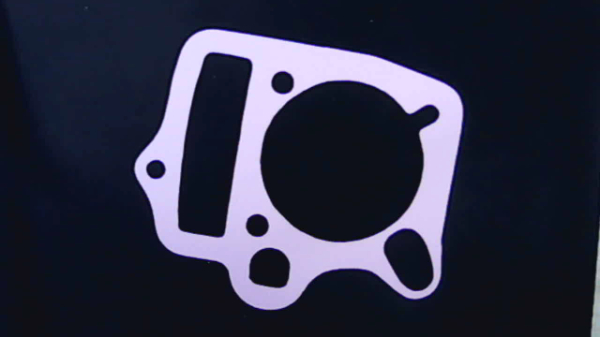
#> input picture detecterror-v2/src/input/error2.jpg, 600 x 337 px
$ python test.py   (older library calls are emulated)
#> lines starting #> are read from the running program, lines starting #| are printed output that depends on the picture; after the words box and inside, x2 and y2 are one past the last pixel; in counts of white or black regions, pixels touching at a corner belong together
#> in test_handle_detect, img is the input picture: shape (337, 600, 3); mean B, G, R 67.9, 49, 47.4
### detecterror-v2/src/handle_request.py
import cv2
from skimage.measure import compare_ssim
import numpy as np

from translations import (highlight_contours, background_subtraction,
                          rotation_react_90, find_contours, resize_image, convert_image_to_thresh, crop_image_by_max_area)
from detects import is_error1, is_error2
from possible import Possible


# [51 lines left out: functions handle_background, handle_example_image, not called in this run]


def handle_detect(img):
    # step1: background subtraction
    # convert images to gray
    gray = cv2.cvtColor(img, cv2.COLOR_BGR2GRAY)
    thresh = highlight_contours(gray)
    # background_img = cv2.imread("input/background.png")
    # diff = background_subtraction(background_img, gray)

    # step2: rotation image
    rotation_img = rotation_react_90(thresh)
    rotation_img = highlight_contours(rotation_img)
    contour_img, possibles, index_max_area = find_contours(rotation_img)

    # step3: check error1
    error1 = is_error1(possibles)
    if error1:
        retusult = {
            "type": "error1"
        }
        return retusult

    # step4: check error2
    max_area = possibles[index_max_area]
    error2 = is_error2(max_area.roi)
    cv2.imwrite("output/max_area.png", max_area.roi)
    # cv2.imwrite("output/contour_img.png", contour_img)
    return None

### detecterror-v2/src/translations.py
import cv2
import numpy as np

from possible import Possible


# [7 lines left out: function convert_image_to_thresh, not called in this run]


def resize_image(img_pattern, img):
    height = img_pattern.shape[0]
    width = img_pattern.shape[1]
    # height, width = img_pattern.shape
    dim = (width, height)
    resized = cv2.resize(img, dim, interpolation=cv2.INTER_AREA)
    return resized


# [28 lines left out: function crop_image_by_max_area, not called in this run]


def highlight_contours(gray):
    gray = cv2.GaussianBlur(gray, (11, 11), 0)
    edge = cv2.Canny(gray, 100, 200)
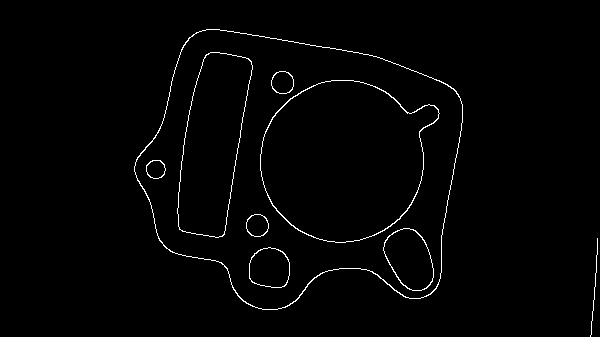
#> edge: shape (337, 600); 1.4% white in thin lines or dots, all inside (x1, y1, x2, y2) = (134, 29, 598, 337)
    contours, _ = cv2.findContours(edge.copy(), 1, 1)
#> contours = 17 contours, 1 with area under 20; largest, box (x1, y1, x2, y2) and area: (134, 29, 463, 310) 67999, (134, 29, 463, 310) 67840, (260, 80, 440, 243) 21244, (260, 80, 440, 243) 21084, (177, 52, 253, 238) 9363

    # highlight contours
    cv2.drawContours(gray, contours, -1, [0, 255, 0], 2)
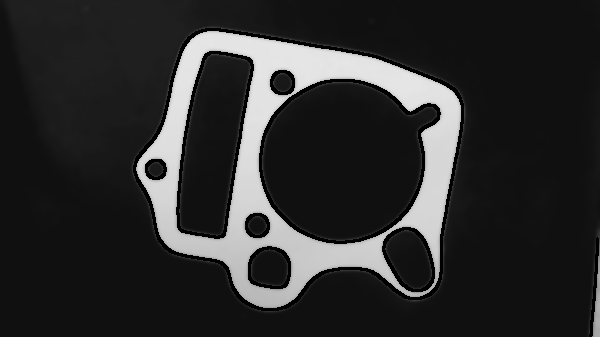
#> gray: shape (337, 600); min 0, max 229, mean 45.3
    gray = cv2.bitwise_not(gray)
    thresh = cv2.threshold(
        gray, 0, 255, cv2.THRESH_BINARY | cv2.THRESH_OTSU)[1]
#> thresh: shape (337, 600); 85.9% white; 2 black regions, box (x1, y1, x2, y2) and area: (136, 31, 461, 308) 28242, (592, 252, 600, 337) 355
    return thresh


def find_contours(thresh):
    contours, hierarchy = cv2.findContours(
        thresh, cv2.RETR_LIST, cv2.CHAIN_APPROX_SIMPLE)
    height, width = thresh.shape
    img_contours = np.zeros((height, width, 3), dtype=np.uint8)
    cv2.drawContours(img_contours, contours, -1, (0, 255, 0), 2)
    possibles = []
    index_max_area = -1
    max_area = -1
    for i in range(0, len(contours)):
        possible = Possible(contours[i])
        h = possible.bounding_react_height
        w = possible.bounding_react_with
        x = possible.bounding_react_x
        y = possible.bounding_react_y
        roi = img_contours[y:y+h, x:x+w]
        possible.roi = roi
        possibles.append(possible)
        if max_area < possible.bounding_react_area:
            index_max_area = i
        cv2.imwrite("output/" + str(i)+".png", roi)
    # print("Len contours:", str(len(contours)))
    return img_contours, possibles, index_max_area

# def processing_images(img):
#         # convert to
#     gray = cv2.cvtColor(img, cv2.COLOR_BGR2GRAY)
#     return thresh


# [8 lines left out: function background_subtraction, not called in this run]


def rotation_react_90(thresh):
    # coords
    coords = np.column_stack(np.where(thresh == 0))
#> coords = 28597 pairs, first value 31 to 336, second value 136 to 599
    rect = cv2.minAreaRect(coords)
#> rect = ((191.6, 377.5), (265.3, 484.5), -9.46)
    angle = rect[-1]
#> angle = -9.46
    size = rect[1]
#> size = (265.3, 484.5)
    height_rect, width_rect = size
#> height_rect = 265.3; width_rect = 484.5
    if angle < -45:
        angle = -(90 + angle)
    else:
        angle = -angle
#> angle = 9.46
    (h, w) = thresh.shape[:2]
#> h = 337; w = 600
    center = (w//2, h//2)
#> center = (300, 168)
    M = cv2.getRotationMatrix2D(center, angle, 1.0)
#> M = [[0.986, 0.164, -23.54], [-0.164, 0.986, 51.61]]
    rotated = cv2.warpAffine(
        thresh, M, (w, h), flags=cv2.INTER_CUBIC, borderMode=cv2.BORDER_REPLICATE)
    return rotated

### detecterror-v2/src/possible.py
import math
import cv2


class Possible:
    def __init__(self, cntr):
        self.contour = cntr
        self.bounding_react = cv2.boundingRect(self.contour)

        # length edge
        self.peri = cv2.arcLength(cntr, True)
        [x, y, w, h] = self.bounding_react
        self.bounding_react_x = x
        self.bounding_react_y = y
        self.bounding_react_with = w
        self.bounding_react_height = h

        self.bounding_react_area = w*h
        self.center_x = (x+x+w)/2
        self.center_y = (y+y+h)/2
        self.diagonal_size = math.sqrt((w**2)+(h**2))
        self.aspect_ratio = float(w/h)
        # reactangle to shape basic
        self.approx = cv2.approxPolyDP(cntr, 0.04 * self.peri, True)

### detecterror-v2/src/detects.py
import cv2
import numpy as np

from translations import resize_image, find_contours, highlight_contours
from possible import Possible

# error1: loss circle


def is_error1(possibles):
    if len(possibles) == 8:
        return False
    return True


# error2: translate circle
def is_error2(img):
    img_pattern = cv2.imread("pattern/example.png")
    # resize images
    img = resize_image(img_pattern, img)

    hsv = cv2.cvtColor(img, cv2.COLOR_BGR2HSV)

    hue, saturation, value = cv2.split(hsv)
    # cv2.imwrite("output/hsv.png", value)

    # find contours
    # gray_pattern = cv2.cvtColor(img_pattern, cv2.COLOR_BGR2GRAY)

    contours, hierarchy = cv2.findContours(
        value, cv2.RETR_LIST, cv2.CHAIN_APPROX_SIMPLE)
    height, width = value.shape
    img_contours = np.zeros((height, width, 3), dtype=np.uint8)
    cv2.drawContours(img_contours, contours, -1, (0, 255, 0), 2)
    for i in range(0, len(contours)):
        possible = Possible(contours[i])
        h = possible.bounding_react_height
        w = possible.bounding_react_with
        x = possible.bounding_react_x
        y = possible.bounding_react_y
        roi = img_contours[y:y+h, x:x+w]
        possible.roi = roi
        # possibles.append(possible)
        cv2.imwrite("output/roi" + str(i)+".png", roi)
    # _, pattern_possibles, _ = find_contours(value)
    print(str(len(contours)))
    # [20 lines of commented-out code are left out]
    return True

### detecterror-v2/src/test.py
import cv2

from translations import background_subtraction
from handle_request import handle_example_image, handle_background, handle_detect


def test_background_subtracttions():
    background_input_img = "output/resize.png"
    input_img = "output/227.png"

    background_img = cv2.imread(background_input_img)
    # background_img = processing_images(background_img)

    img = cv2.imread(input_img)
    # img = processing_images(img)

    diff = background_subtraction(background_img, img)
    cv2.imwrite("output/diff.png", diff)


def resize_image():
    pattern_img = cv2.imread("output/227.png")
    resize_img = cv2.imread("output/6.png")
    height, width, channels = pattern_img.shape
    dim = (width, height)
    resized = cv2.resize(resize_img, dim, interpolation=cv2.INTER_AREA)
    cv2.imwrite("output/resize.png", resized)


def test_handle_example_image():
    img = cv2.imread("input/good.jpg")
    example_img = handle_example_image(img)
    cv2.imwrite("pattern/example.png", example_img)


def test_handle_background():
    img = cv2.imread("input/background.jpg")
    background = handle_background(img)
    cv2.imwrite("pattern/background.png", background)


def test_handle_detect():
    # img = cv2.imread("input/error2_3.jpg")
    # img = cv2.imread("input/error1_1.jpg")
    img = cv2.imread("input/error2.jpg")
    detect = handle_detect(img)
#> in highlight_contours (call 2), `edge = cv2.Canny(gray, 100, 200)`:
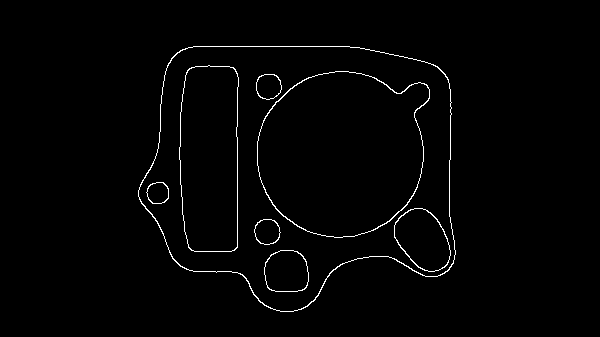
#> edge: shape (337, 600); 1.4% white in thin lines or dots, all inside (x1, y1, x2, y2) = (138, 46, 456, 312)
#> in highlight_contours (call 2), `contours, _ = cv2.findContours(edge.copy(), 1, 1)`: contours = 16 contours; largest, box (x1, y1, x2, y2) and area: (138, 46, 456, 312) 66178, (138, 46, 456, 312) 66012, (257, 71, 430, 238) 22256, (257, 71, 430, 238) 22106, (179, 65, 239, 252) 10106
#> in highlight_contours (call 2), `cv2.drawContours(gray, contours, -1, [0, 255, 0], 2)`:
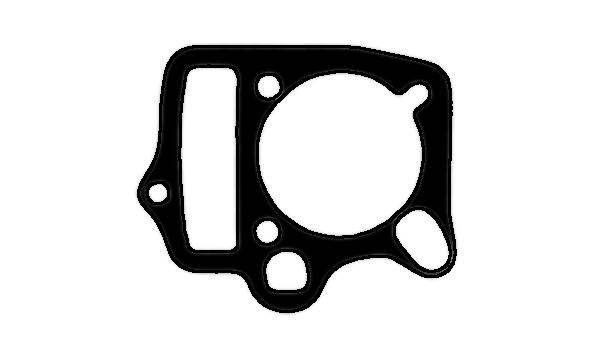
#> gray: shape (337, 600); min 0, max 255, mean 213.6
#> in highlight_contours (call 2), `thresh = cv2.threshold( gray, 0, 255, cv2.THRESH_BINARY | cv2.THRESH_O..`:
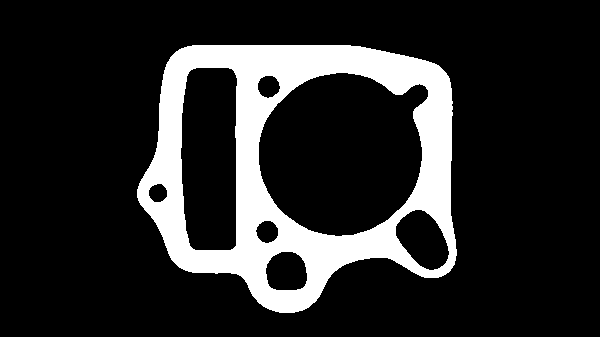
#> thresh: shape (337, 600); 16.3% white; 1 white region
#> in find_contours, `contours, hierarchy = cv2.findContours( thresh, cv2.RETR_LIST, cv2.CHA..`: contours = 8 contours; box (x1, y1, x2, y2) and area: (137, 45, 457, 313) 67396, (258, 72, 429, 237) 21394, (180, 67, 238, 251) 9602, (395, 209, 450, 271) 2210, (265, 251, 308, 291) 1366, (257, 75, 281, 99) 401, (255, 220, 279, 244) 400, (148, 183, 168, 203) 281
#> in find_contours, `cv2.drawContours(img_contours, contours, -1, (0, 255, 0), 2)`:
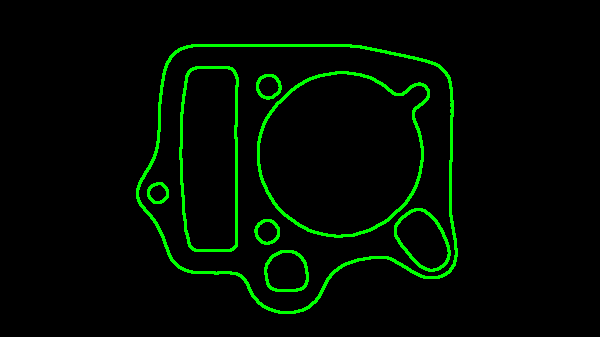
#> img_contours: shape (337, 600, 3); mean of channels 0, 1, 2 0, 10.7, 0; drawn as B, G, R
#> the loop in find_contours, `for i in range(0, len(contours)):` made 8 passes
#> (x, y, w, h) on pass 7: (180, 67, 58, 184)
#> (x, y, w, h) on passes 1 to 6: (265, 251, 43, 40), (255, 220, 24, 24), (395, 209, 55, 62), (148, 183, 20, 20), (257, 75, 24, 24), (258, 72, 171, 165)
#> pass 3, in find_contours, `roi = img_contours[y:y+h, x:x+w]`:
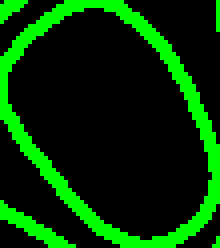
#> roi: shape (62, 55, 3) (shown 4 times larger); mean of channels 0, 1, 2 0, 50.9, 0; drawn as B, G, R
#> after the loop in find_contours, `for i in range(0, len(contours)):`: possibles = 8 items
#> in handle_detect, `contour_img, possibles, index_max_area = find_contours(rotation_img)`: index_max_area = 7
#> in handle_detect, `error1 = is_error1(possibles)`: error1 = False
    print("Result detect: ", detect)


# [4 lines of commented-out code are left out]
#> (the run stopped early here; a loop or call above may not have finished)

$ run again, with detecterror-v2/src/input/error1_1.jpg copied over detecterror-v2/src/input/error2.jpg
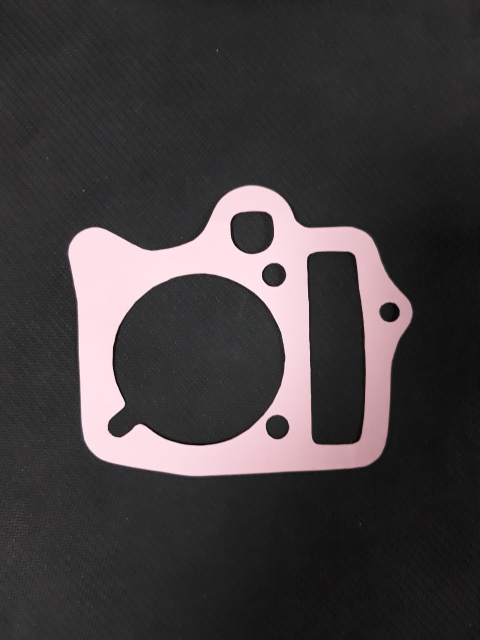
#> input picture detecterror-v2/src/input/error1_1.jpg, 960 x 1280 px (shown at 1/2 size)
#> in test_handle_detect, img is the input picture: shape (1280, 960, 3); mean B, G, R 61.9, 60.5, 65.2
#> in highlight_contours, `edge = cv2.Canny(gray, 100, 200)`:
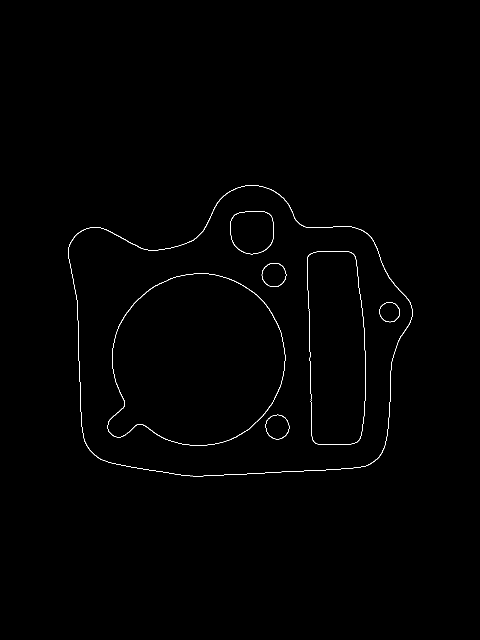
#> edge: shape (1280, 960) (shown at 1/2 size); 0.45% white in thin lines or dots, all inside (x1, y1, x2, y2) = (136, 370, 825, 953)
#> in highlight_contours, `contours, _ = cv2.findContours(edge.copy(), 1, 1)`: contours = 14 contours; largest, box (x1, y1, x2, y2) and area: (136, 370, 825, 953) 308132, (136, 370, 825, 953) 307794, (215, 546, 571, 892) 95220, (215, 546, 571, 892) 94897, (614, 502, 732, 890) 40494
#> thresh: shape (1280, 960); 87.6% white; 1 black region, box (x1, y1, x2, y2) and area: (138, 372, 823, 951) 152473
#> coords = 152473 pairs, first value 372 to 950, second value 138 to 822
#> rect = ((660.5, 486), (676, 574.3), -86.42)
#> in rotation_react_90, `angle = rect[-1]`: angle = -86.42
#> size = (676, 574.3)
#> height_rect = 676; width_rect = 574.3
#> in rotation_react_90, `angle = -(90 + angle)`: angle = -3.58
#> M = [[0.998, -0.0624, 40.86], [0.0624, 0.998, -28.7]]
#> edge: shape (1280, 960); 0.46% white in thin lines or dots, all inside (x1, y1, x2, y2) = (146, 373, 824, 949)
#> in highlight_contours (call 2), `contours, _ = cv2.findContours(edge.copy(), 1, 1)`: contours = 14 contours; largest, box (x1, y1, x2, y2) and area: (146, 373, 824, 949) 304271, (146, 373, 824, 949) 303930, (201, 540, 568, 888) 97403, (201, 540, 568, 888) 97091, (607, 511, 729, 904) 41978
#> thresh: shape (1280, 960); 13.1% white; 1 white region
#> in find_contours, `contours, hierarchy = cv2.findContours( thresh, cv2.RETR_LIST, cv2.CHA..`: contours = 7 contours; box (x1, y1, x2, y2) and area: (145, 372, 825, 950) 306921, (202, 541, 567, 887) 95581, (608, 512, 728, 903) 40904, (471, 423, 560, 511) 6399, (528, 530, 579, 579) 1844, (517, 833, 566, 884) 1818, (758, 622, 801, 664) 1284
#> the loop in find_contours, `for i in range(0, len(contours)):` made 7 passes
#> (x, y, w, h) on pass 5: (608, 512, 120, 391)
#> pass 3, in find_contours, `roi = img_contours[y:y+h, x:x+w]`:
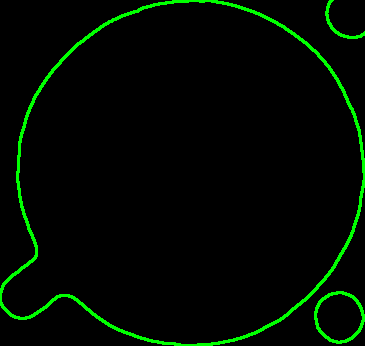
#> roi: shape (346, 365, 3); mean of channels 0, 1, 2 0, 9.6, 0; drawn as B, G, R
#> after the loop in find_contours, `for i in range(0, len(contours)):`: possibles = 7 items
#> in handle_detect, `contour_img, possibles, index_max_area = find_contours(rotation_img)`: index_max_area = 6
#> error1 = True
#> detect = {'type': 'error1'}
#| Result detect:  {'type': 'error1'}

$ run again, with detecterror-v2/output/2.png saved as detecterror-v2/src/input/error2.jpg
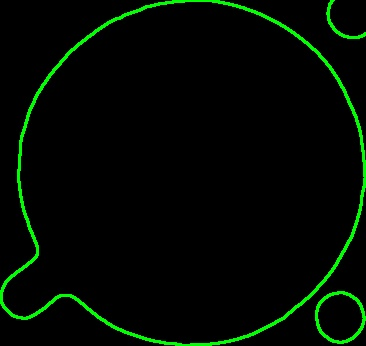
#> input picture detecterror-v2/output/2.png, 366 x 346 px
#> in test_handle_detect, img is the input picture: shape (346, 366, 3); mean B, G, R 1.5, 9.7, 1.4
#> in highlight_contours, `edge = cv2.Canny(gray, 100, 200)`:
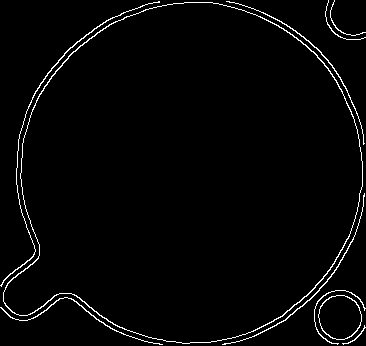
#> edge: shape (346, 366); 2.4% white in thin lines or dots
#> in highlight_contours, `contours, _ = cv2.findContours(edge.copy(), 1, 1)`: contours = 12 contours, 3 with area under 20; largest, box (x1, y1, x2, y2) and area: (3, 2, 363, 344) 92926, (3, 2, 363, 344) 92606, (318, 295, 362, 340) 1485, (318, 295, 362, 340) 1445, (0, 1, 160, 287) 108
#> thresh: shape (346, 366); 98.6% white; black in thin lines or dots
#> coords = 1774 pairs, first value 0 to 345, second value 0 to 365
#> rect = ((172.5, 182.5), (365, 345), -90)
#> in rotation_react_90, `angle = rect[-1]`: angle = -90
#> size = (365, 345)
#> height_rect = 365; width_rect = 345
#> in rotation_react_90, `angle = -(90 + angle)`: angle = 0
#> M = [[1, 0, 0], [0, 1, 0]]
#> edge: shape (346, 366); 2.4% white in thin lines or dots
#> in highlight_contours (call 2), `contours, _ = cv2.findContours(edge.copy(), 1, 1)`: contours = 18 contours, 8 with area under 20; largest, box (x1, y1, x2, y2) and area: (2, 2, 159, 285) 106, (6, 6, 159, 287) 100, (228, 2, 364, 143) 74, (224, 195, 364, 344) 74, (223, 194, 360, 340) 64
#> thresh: shape (346, 366); 7.7% white; 3 white regions
#> in find_contours, `contours, hierarchy = cv2.findContours( thresh, cv2.RETR_LIST, cv2.CHA..`: contours = 268 contours, 258 with area under 20; largest, box (x1, y1, x2, y2) and area: (0, 0, 366, 346) 99324, (2, 2, 365, 344) 91751, (313, 289, 366, 346) 998, (325, 0, 366, 41) 420, (18, 154, 21, 171) 30
#> in find_contours, `cv2.drawContours(img_contours, contours, -1, (0, 255, 0), 2)`:
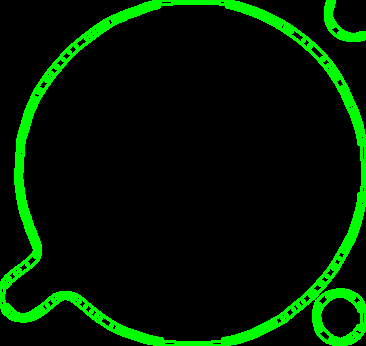
#> img_contours: shape (346, 366, 3); mean of channels 0, 1, 2 0, 26, 0; drawn as B, G, R
#> the loop in find_contours, `for i in range(0, len(contours)):` made 268 passes
#> (x, y, w) on passes 5 to 6: (228, 339, 7), (149, 339, 7)
#| Result detect:  {'type': 'error1'}
